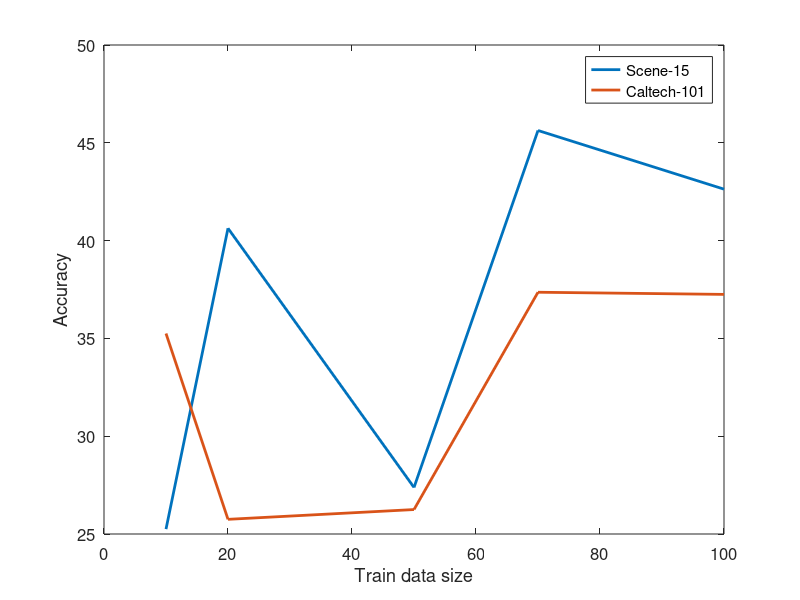
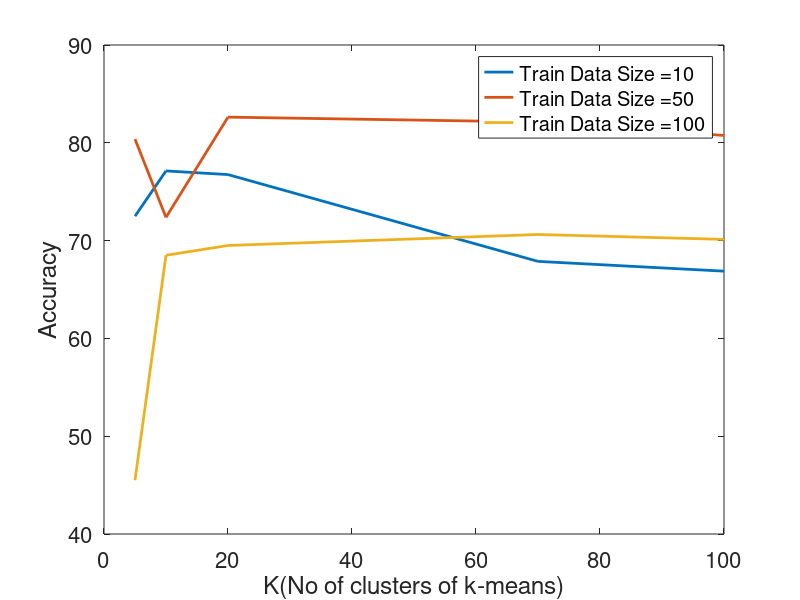
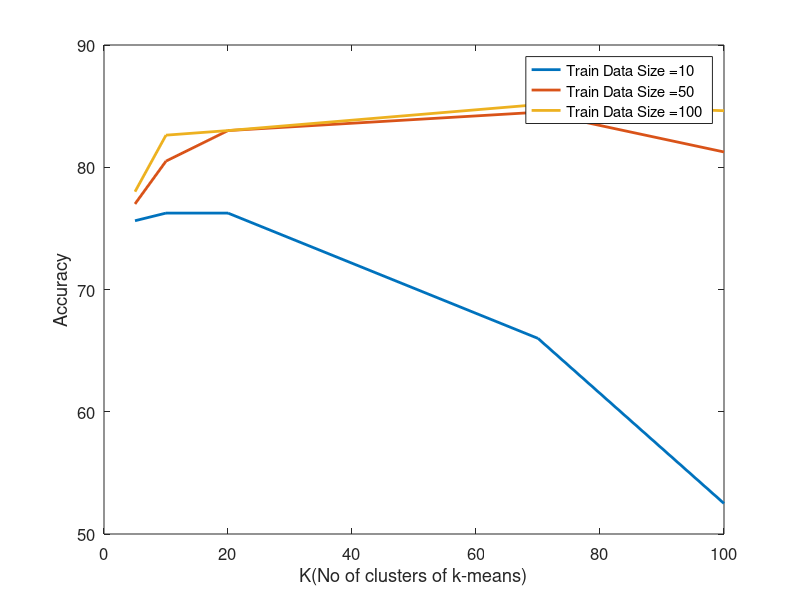
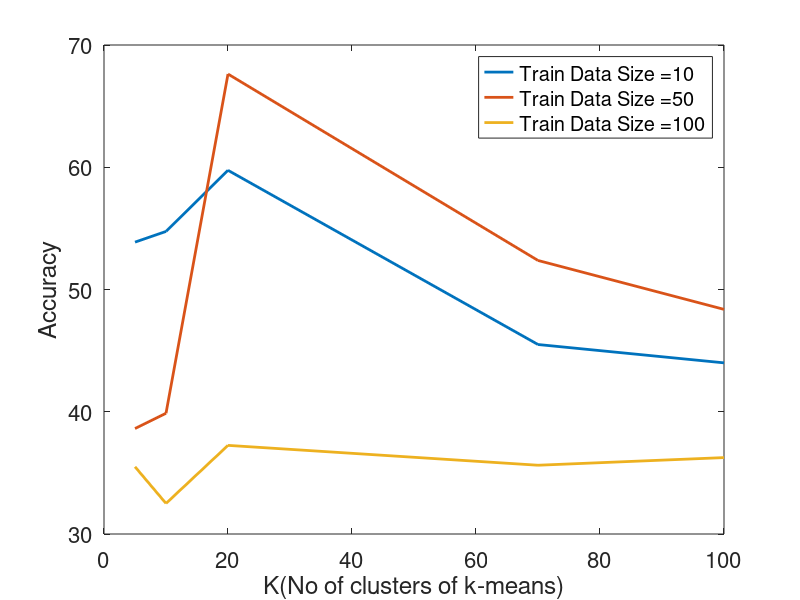

The MATLAB script that drew these images, in order:
x=[25.25, 40.63, 27.38, 45.63, 42.63; 35.25, 25.75, 26.25, 37.36, 37.25];
plot([10,20,50,70,100],x,'linewidth',2);
xlabel('Train data size','FontSize',12);
ylabel('Accuracy','FontSize',12);
legend('Scene-15','Caltech-101');
set(gca,'FontSize', 12);


%%Scene-15 Accuracy

x= [72.5000,77.1250,76.7500,67.8750,66.8750;80.3750,72.3750,82.6250,82.1250,80.7500;45.5000,68.5000,69.5000,70.6250,70.1250];
figure;
plot([5,10,20,70,100],x,'linewidth',2);
xlabel('K(No of clusters of k-means)','FontSize',16);
ylabel('Accuracy','FontSize',16);
legend('Train Data Size =10','Train Data Size =50','Train Data Size =100');
set(gca,'FontSize', 16);

%%Scene -15 Accuracy without RBF

x= [75.6250,76.2500,76.2500,66.0000,52.5000; 77.0000,80.5000,83.0000,84.5000,81.2500; 78.0000,82.6250,83.0000,85.1250,84.6250]
figure;
plot([5,10,20,70,100],x,'linewidth',2);
xlabel('K(No of clusters of k-means)','FontSize',12);
ylabel('Accuracy','FontSize',12);
legend('Train Data Size =10','Train Data Size =50','Train Data Size =100');
set(gca,'FontSize', 12);


%%Caltech-101 Accuracy


x=[53.8750,54.7500,59.7500,45.5000,44.0000; 38.6250,39.8750,67.6250,52.3750,48.3750; 35.5000,32.5000,37.2500,35.6250,36.2500];
figure;
plot([5,10,20,70,100],x,'linewidth',2);
xlabel('K(No of clusters of k-means)','FontSize',16);
ylabel('Accuracy','FontSize',16);
legend('Train Data Size =10','Train Data Size =50','Train Data Size =100');
set(gca,'FontSize', 16);

%% Caltech-101 Accuracy without RBF

x=[57.1250,63.0000,71.5000,66.5000,54.3750; 63.1250,73.0000,79.0000,81.0000,82.1250; 60.3750,73.2500,75.2500,82.3750,83.2500]
figure;
plot([5,10,20,70,100],x,'linewidth',2);
xlabel('K(No of clusters of k-means)','FontSize',12);
ylabel('Accuracy','FontSize',12);
legend('Train Data Size =10','Train Data Size =50','Train Data Size =100');
set(gca,'FontSize', 12);